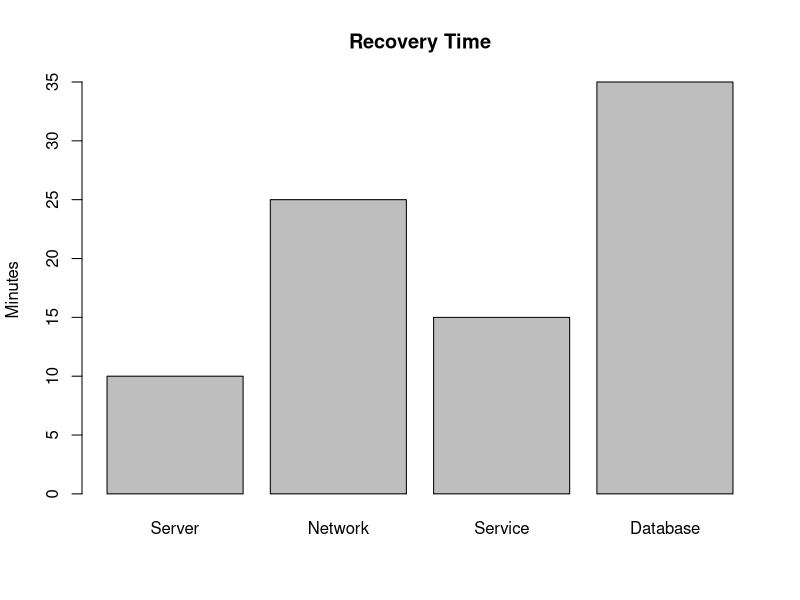

Write the R code that produced this figure.
# Q28 - Chaos Testing

component <- c("Server", "Network", "Service", "Database")

recovery_time <- c(10, 25, 15, 35)
failure_rate <- c(5, 12, 8, 18)
availability <- c(99, 96, 98, 94)

data <- data.frame(
  Component = component,
  Recovery_Time = recovery_time,
  Failure_Rate = failure_rate,
  Availability = availability
)

print(data)

# Component with lowest availability
lowest <- data$Component[which.min(data$Availability)]

print(paste("Lowest resiliency:", lowest))

# Recovery time graph
barplot(data$Recovery_Time,
        names.arg = data$Component,
        main = "Recovery Time",
        ylab = "Minutes")
